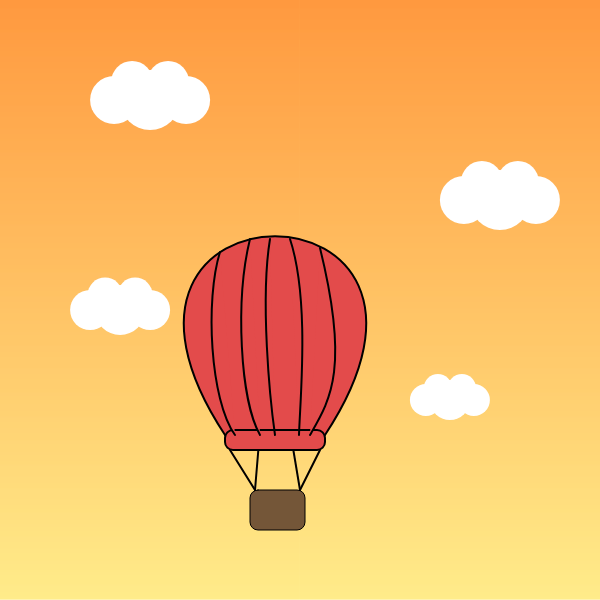
Frame 1 (no input)
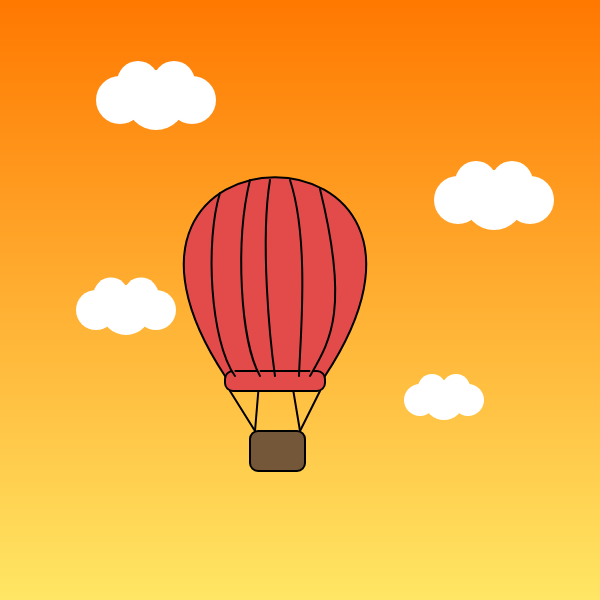
Frame 60 (no input)
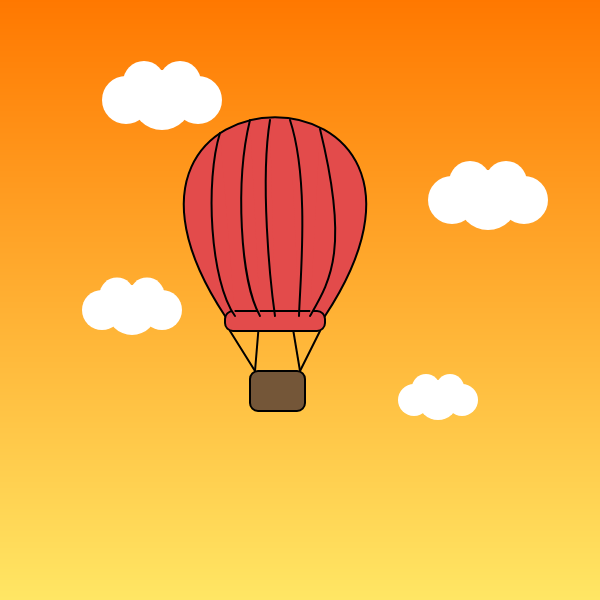
Frame 120 (the mouse pressed at the canvas centre since frame 60)

The p5.js sketch that drew these frames (run headless with seeded random() and noise() and a simulated clock; from frame 60 on, the mouse is pressed at the canvas centre):

// p5.js sketch
// ── sketch.js
//Act 2: (Hot Air Balloon) Colorization & Animation
let balloonY = 0;
let moving = true; 

// Cloud
let clouds = [
  { x: 150, y: 100, size: 60, direction: 1 },
  { x: 500, y: 200, size: 60, direction: -1 },
  { x: 120, y: 310, size: 50, direction: 1 },
  { x: 450, y: 400, size: 40, direction: -1 }
];

function setup() {
  createCanvas(600, 600);
  colorMode(RGB);
  noStroke();
}

function draw() {
  drawSunsetGradient();

  // Move clouds
  for (let cloud of clouds) {
    if (moving) {
      cloud.x += 0.1 * cloud.direction;
    }
    drawCloud(cloud.x, cloud.y, cloud.size);
  }

  // Basket
  fill('#745638');
  stroke(0);
  rect(250, 490 + balloonY, 55, 40, 8);

  // Ropes
  stroke(0);
  strokeWeight(2);
  line(255, 490 + balloonY, 230, 450 + balloonY);
  line(255, 490 + balloonY, 260, 430 + balloonY);
  line(300, 490 + balloonY, 320, 450 + balloonY);
  line(300, 490 + balloonY, 290, 430 + balloonY);

  // Balloon
  fill('#E34B4B');
  beginShape();
  vertex(225, 435 + balloonY);
  bezierVertex(50, 170 + balloonY, 500, 170 + balloonY, 325, 435 + balloonY);
  endShape();

  rect(225, 430 + balloonY, 100, 20, 8); // Top band

  drawBalloonLines(balloonY); // balloon lines

  if (moving) {
    balloonY -= 1;
  }

  // Stop motion when balloon is out of the frame
  if (balloonY < -500) {
    moving = false;
  }
}

// Gradient background
function drawSunsetGradient() {
  for (let y = 0; y < height; y++) {
    let inter = map(y, 0, height, 0, 1);
    let c1 = color(255, 120, 0);
    let c2 = color(255, 230, 100);
    let c = lerpColor(c1, c2, inter);
    stroke(c);
    line(0, y, width, y);
  }
}

// Balloon lines
function drawBalloonLines(balloonMove) {
  beginShape();
  vertex(235, 435 + balloonMove);
  bezierVertex(210, 400 + balloonMove, 205, 300 + balloonMove, 220, 252 + balloonMove);
  endShape();

  beginShape();
  vertex(260, 435 + balloonMove);
  bezierVertex(240, 400 + balloonMove, 235, 300 + balloonMove, 250, 239 + balloonMove);
  endShape();

  beginShape();
  vertex(275, 435 + balloonMove);
  bezierVertex(270, 400 + balloonMove, 260, 300 + balloonMove, 270, 239 + balloonMove);
  endShape();

  beginShape();
  vertex(299, 435 + balloonMove);
  bezierVertex(300, 400 + balloonMove, 310, 300 + balloonMove, 290, 239 + balloonMove);
  endShape();

  beginShape();
  vertex(310, 435 + balloonMove);
  bezierVertex(330, 400 + balloonMove, 350, 370 + balloonMove, 320, 248 + balloonMove);
  endShape();
}

// Clouds
function drawCloud(x, y, size) {
  fill(255);
  noStroke();
  ellipse(x, y, size, size);
  ellipse(x - size * 0.6, y, size * 0.8, size * 0.8);
  ellipse(x + size * 0.6, y, size * 0.8, size * 0.8);
  ellipse(x - size * 0.3, y - size * 0.3, size * 0.7, size * 0.7);
  ellipse(x + size * 0.3, y - size * 0.3, size * 0.7, size * 0.7);
}
